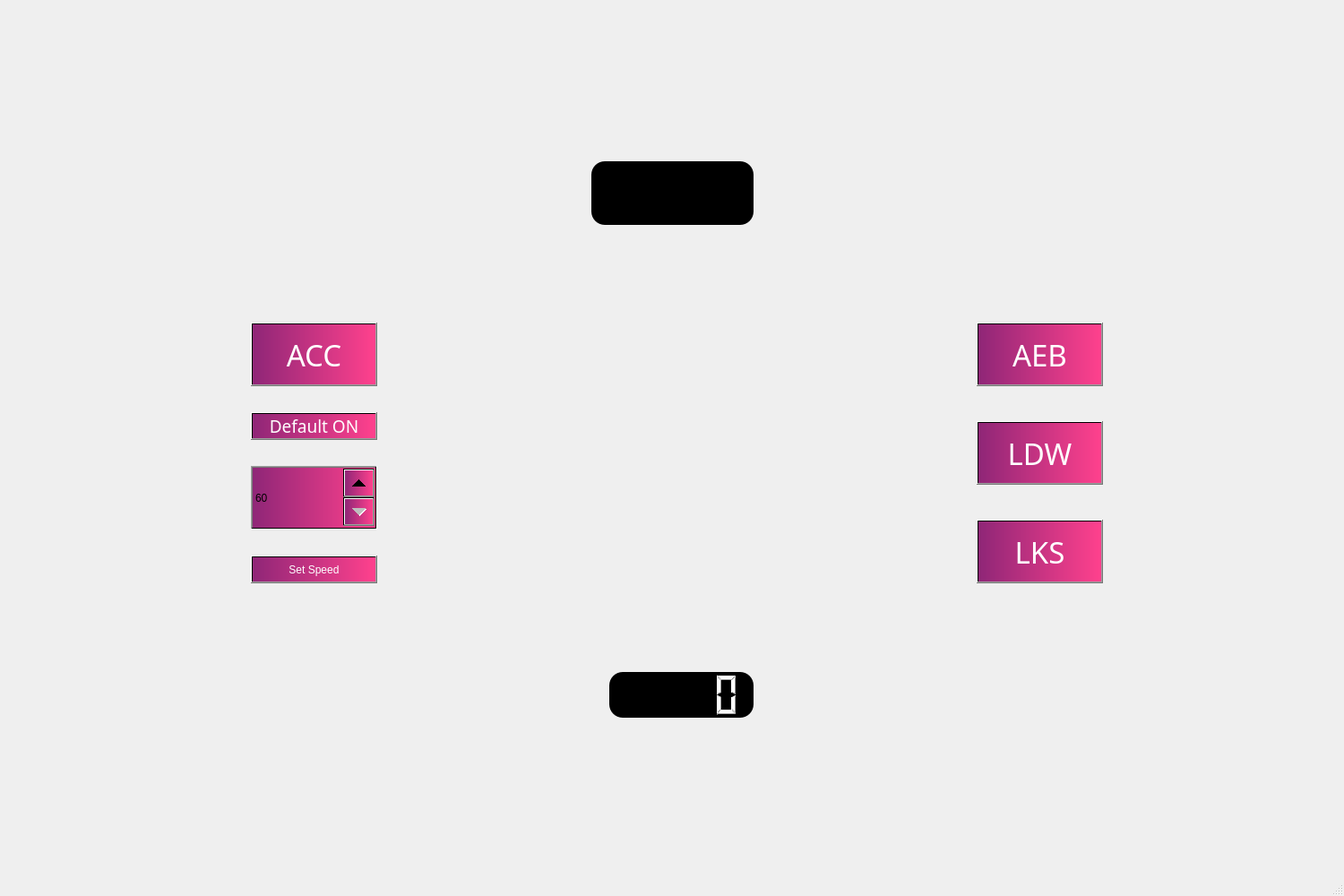
<?xml version="1.0" encoding="UTF-8"?>
<ui version="4.0">
 <class>MainWindow</class>
 <widget class="QMainWindow" name="MainWindow">
  <property name="geometry">
   <rect>
    <x>0</x>
    <y>0</y>
    <width>1500</width>
    <height>1000</height>
   </rect>
  </property>
  <property name="windowTitle">
   <string>MainWindow</string>
  </property>
  <property name="styleSheet">
   <string notr="true">background-image: url(:/new/images/background.jpg)
</string>
  </property>
  <widget class="QWidget" name="centralwidget">
   <widget class="AnalogueGauageWidget" name="widget" native="true">
    <property name="geometry">
     <rect>
      <x>550</x>
      <y>310</y>
      <width>411</width>
      <height>401</height>
     </rect>
    </property>
   </widget>
   <widget class="QLCDNumber" name="SpeedLCD">
    <property name="geometry">
     <rect>
      <x>680</x>
      <y>750</y>
      <width>161</width>
      <height>51</height>
     </rect>
    </property>
    <property name="styleSheet">
     <string notr="true">background: rgb(0, 0, 0);
color: white;
border-radius: 15px;</string>
    </property>
   </widget>
   <widget class="QPushButton" name="ACC_PB">
    <property name="geometry">
     <rect>
      <x>280</x>
      <y>360</y>
      <width>141</width>
      <height>71</height>
     </rect>
    </property>
    <property name="font">
     <font>
      <family>Archivo</family>
      <pointsize>25</pointsize>
      <weight>50</weight>
      <italic>false</italic>
      <bold>false</bold>
     </font>
    </property>
    <property name="styleSheet">
     <string notr="true">background: qlineargradient(spread:pad, x1:0, y1:0, x2:0.91, y2:0.58, stop:0.21393 rgba(52, 45, 141, 255), stop:0.99005 rgba(110, 255, 181, 255));
background-color: qlineargradient(spread:pad, x1:0, y1:0, x2:1, y2:0, stop:0 rgba(143, 38, 119, 255), stop:1 rgba(255, 65, 141, 255));
color: white;
font: 25pt &quot;Archivo&quot;;

</string>
    </property>
    <property name="text">
     <string>ACC</string>
    </property>
   </widget>
   <widget class="QLineEdit" name="Mode_View">
    <property name="geometry">
     <rect>
      <x>660</x>
      <y>180</y>
      <width>181</width>
      <height>71</height>
     </rect>
    </property>
    <property name="whatsThis">
     <string>&lt;html&gt;&lt;head/&gt;&lt;body&gt;&lt;p&gt;&lt;br/&gt;&lt;/p&gt;&lt;/body&gt;&lt;/html&gt;</string>
    </property>
    <property name="styleSheet">
     <string notr="true">background: rgb(0, 0, 0);
font: 18pt &quot;Archivo&quot;;
border-radius: 15px;</string>
    </property>
    <property name="text">
     <string/>
    </property>
   </widget>
   <widget class="QPushButton" name="DefaultSpeed_BP">
    <property name="geometry">
     <rect>
      <x>280</x>
      <y>460</y>
      <width>141</width>
      <height>31</height>
     </rect>
    </property>
    <property name="font">
     <font>
      <family>Archivo</family>
      <pointsize>14</pointsize>
      <weight>50</weight>
      <italic>false</italic>
      <bold>false</bold>
     </font>
    </property>
    <property name="styleSheet">
     <string notr="true">background: qlineargradient(spread:pad, x1:0, y1:0, x2:0.91, y2:0.58, stop:0.21393 rgba(52, 45, 141, 255), stop:0.99005 rgba(110, 255, 181, 255));
background-color: qlineargradient(spread:pad, x1:0, y1:0, x2:1, y2:0, stop:0 rgba(143, 38, 119, 255), stop:1 rgba(255, 65, 141, 255));
color: white;
font: 14pt &quot;Archivo&quot;;

</string>
    </property>
    <property name="text">
     <string>Default ON</string>
    </property>
   </widget>
   <widget class="QSpinBox" name="SetSpeed_SB">
    <property name="geometry">
     <rect>
      <x>280</x>
      <y>520</y>
      <width>141</width>
      <height>71</height>
     </rect>
    </property>
    <property name="minimumSize">
     <size>
      <width>141</width>
      <height>71</height>
     </size>
    </property>
    <property name="styleSheet">
     <string notr="true">background: qlineargradient(spread:pad, x1:0, y1:0, x2:1, y2:0, stop:0 rgba(143, 38, 119, 255), stop:1 rgba(255, 65, 141, 255));
font: 30pt &quot;Archivo&quot;;</string>
    </property>
    <property name="minimum">
     <number>60</number>
    </property>
    <property name="maximum">
     <number>100</number>
    </property>
   </widget>
   <widget class="QPushButton" name="LKS_PB">
    <property name="geometry">
     <rect>
      <x>1090</x>
      <y>580</y>
      <width>141</width>
      <height>71</height>
     </rect>
    </property>
    <property name="font">
     <font>
      <family>Archivo</family>
      <pointsize>25</pointsize>
      <weight>50</weight>
      <italic>false</italic>
      <bold>false</bold>
     </font>
    </property>
    <property name="styleSheet">
     <string notr="true">background: qlineargradient(spread:pad, x1:0, y1:0, x2:0.91, y2:0.58, stop:0.21393 rgba(52, 45, 141, 255), stop:0.99005 rgba(110, 255, 181, 255));
background-color: qlineargradient(spread:pad, x1:0, y1:0, x2:1, y2:0, stop:0 rgba(143, 38, 119, 255), stop:1 rgba(255, 65, 141, 255));
color: white;
font: 25pt &quot;Archivo&quot;;

</string>
    </property>
    <property name="text">
     <string>LKS</string>
    </property>
   </widget>
   <widget class="QPushButton" name="LDW_PB">
    <property name="geometry">
     <rect>
      <x>1090</x>
      <y>470</y>
      <width>141</width>
      <height>71</height>
     </rect>
    </property>
    <property name="font">
     <font>
      <family>Archivo</family>
      <pointsize>25</pointsize>
      <weight>50</weight>
      <italic>false</italic>
      <bold>false</bold>
     </font>
    </property>
    <property name="styleSheet">
     <string notr="true">background: qlineargradient(spread:pad, x1:0, y1:0, x2:0.91, y2:0.58, stop:0.21393 rgba(52, 45, 141, 255), stop:0.99005 rgba(110, 255, 181, 255));
background-color: qlineargradient(spread:pad, x1:0, y1:0, x2:1, y2:0, stop:0 rgba(143, 38, 119, 255), stop:1 rgba(255, 65, 141, 255));
color: white;
font: 25pt &quot;Archivo&quot;;

</string>
    </property>
    <property name="text">
     <string>LDW</string>
    </property>
   </widget>
   <widget class="QPushButton" name="AEB_PB">
    <property name="geometry">
     <rect>
      <x>1090</x>
      <y>360</y>
      <width>141</width>
      <height>71</height>
     </rect>
    </property>
    <property name="font">
     <font>
      <family>Archivo</family>
      <pointsize>25</pointsize>
      <weight>50</weight>
      <italic>false</italic>
      <bold>false</bold>
     </font>
    </property>
    <property name="styleSheet">
     <string notr="true">background: qlineargradient(spread:pad, x1:0, y1:0, x2:0.91, y2:0.58, stop:0.21393 rgba(52, 45, 141, 255), stop:0.99005 rgba(110, 255, 181, 255));
background-color: qlineargradient(spread:pad, x1:0, y1:0, x2:1, y2:0, stop:0 rgba(143, 38, 119, 255), stop:1 rgba(255, 65, 141, 255));
color: white;
font: 25pt &quot;Archivo&quot;;

</string>
    </property>
    <property name="text">
     <string>AEB</string>
    </property>
   </widget>
   <widget class="QPushButton" name="Speed_PB">
    <property name="geometry">
     <rect>
      <x>280</x>
      <y>620</y>
      <width>141</width>
      <height>31</height>
     </rect>
    </property>
    <property name="styleSheet">
     <string notr="true">background: qlineargradient(spread:pad, x1:0, y1:0, x2:0.91, y2:0.58, stop:0.21393 rgba(52, 45, 141, 255), stop:0.99005 rgba(110, 255, 181, 255));
background-color: qlineargradient(spread:pad, x1:0, y1:0, x2:1, y2:0, stop:0 rgba(143, 38, 119, 255), stop:1 rgba(255, 65, 141, 255));
color: white;
font: 14pt &quot;Archivo&quot;;

</string>
    </property>
    <property name="text">
     <string>Set Speed</string>
    </property>
   </widget>
  </widget>
  <widget class="QStatusBar" name="statusbar"/>
 </widget>
 <customwidgets>
  <customwidget>
   <class>AnalogueGauageWidget</class>
   <extends>QWidget</extends>
   <header location="global">AnalogueGauageWidget.py</header>
   <container>1</container>
  </customwidget>
 </customwidgets>
 <resources>
  <include location="../GUI/image.qrc"/>
 </resources>
 <connections/>
</ui>
